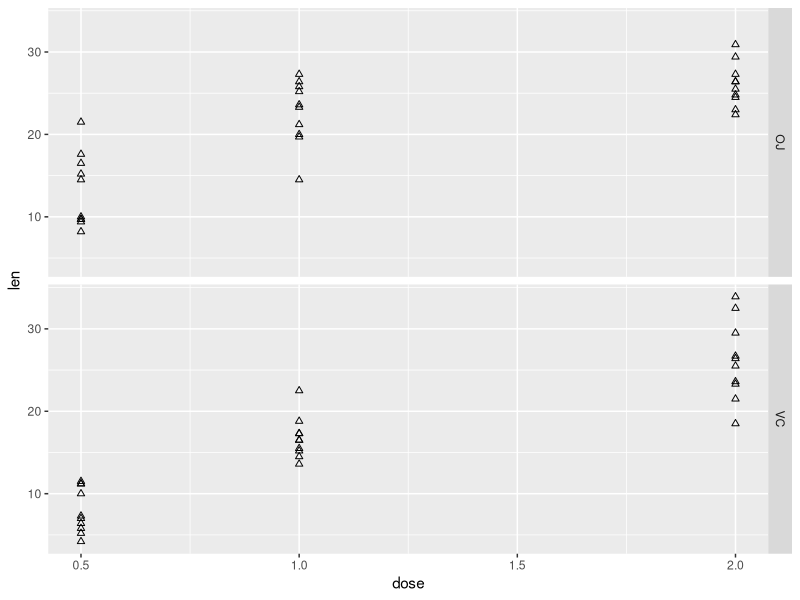

Recreate this plot in R. (Note: this script raises an error after producing the figure.)
## ---- chunk 1
library(ggplot2)
library(plyr)
data(ToothGrowth)
ggplot(ToothGrowth, aes(x=dose, y=len)) + geom_point(shape=2) + facet_grid(supp ~ .)
means = ddply(ToothGrowth,dose~supp,function(x) c(mean=mean(x$len),sd=sd(x$len)))
## ---- chunk 2
ascorbicAcid = ToothGrowth[ToothGrowth$supp=='VC',]
ddply(ascorbicAcid,dose~supp,function(x) c(mean=mean(x$len),sd=sd(x$len),confidence.intervall=t.test(x$len)$conf.int))
## ---- chunk 3
orangeJuice = ToothGrowth[ToothGrowth$supp=='OJ',]
ddply(orangeJuice,dose~supp,function(x) c(mean=mean(x$len),confidence.intervall=t.test(x$len)$conf.int))
## ---- chunk 4
t.test(len~dose,paired=FALSE,var.equal=TRUE,data=orangeJuice[orangeJuice$dose %in% c(1.0,2.0),])
## ---- chunk 5
ddply(ToothGrowth,dose~supp,function(x) c(mean=mean(x$len),confidence.intervall=t.test(x$len)$conf.int))
## ---- chunk 6
t.test(len~supp,paired=FALSE,var.equal=FALSE,data=ToothGrowth[ToothGrowth$dose==2.0,])
